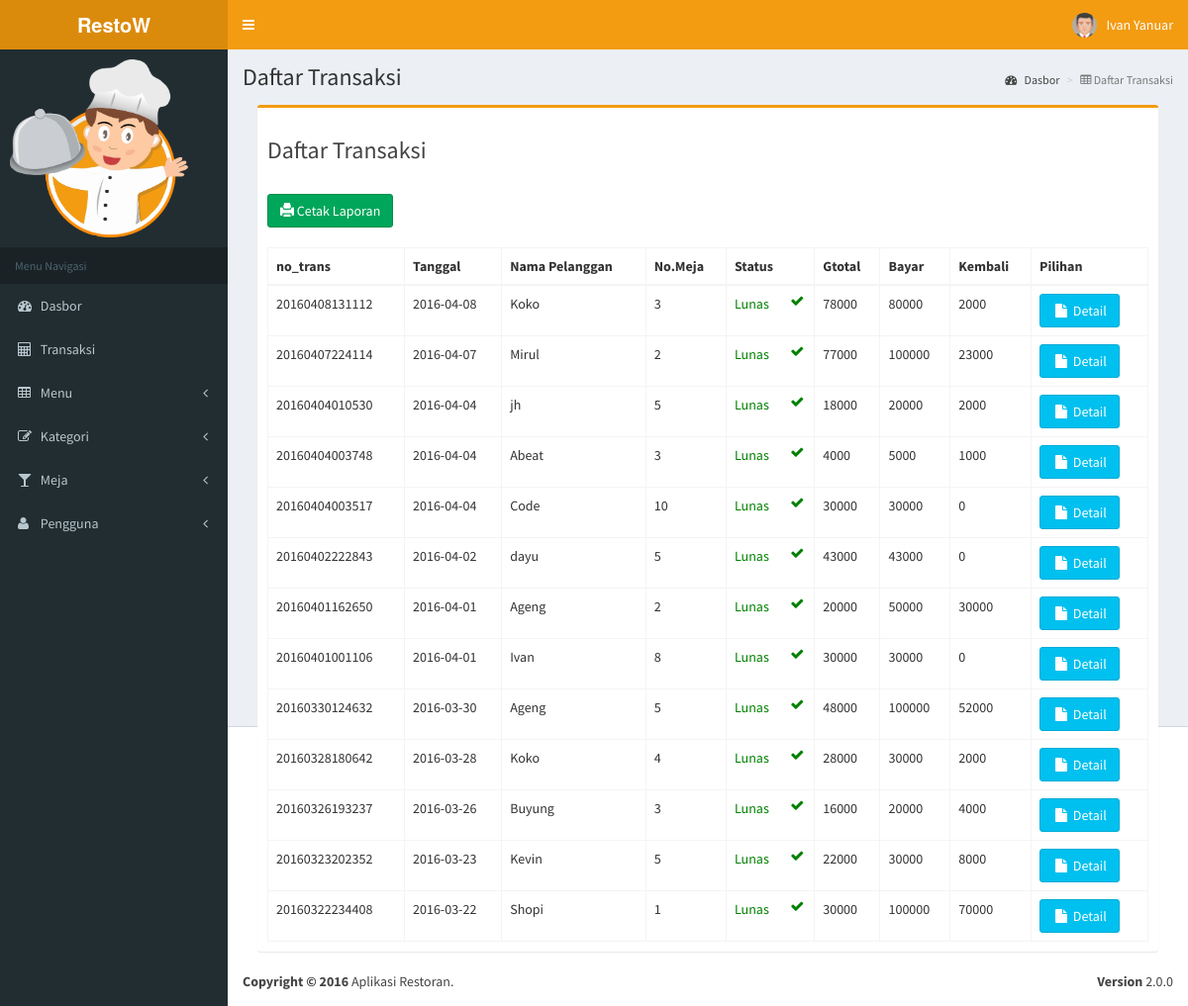
/admin/transaction.php (signed in), run on the app's committed database.
### tables this page shows
CREATE TABLE IF NOT EXISTS `transactions` (
  `no_trans` varchar(20) NOT NULL,
  `date` date NOT NULL,
  `name` varchar(25) NOT NULL,
  `no_table` int(5) NOT NULL,
  `s1` int(1) NOT NULL,
  `s2` int(1) NOT NULL,
  `gtotal` int(10) NOT NULL,
  `pay` int(10) NOT NULL,
  `refund` int(10) NOT NULL
);

### class/dbconfig.php (called while the page is built, shortened)
<?php
  class Database
  {
        ?>
        <?php
    public function is_logged_in()
    {
      if(isset($_SESSION['username']))
      {
        return true;
      }
    }
  }
?>

### class/transaction.php (called while the page is built, shortened)
<?php
  require_once 'dbconfig.php';
  class Transaction extends Database
  {
    private $conn;
    public function __construct()
    {
      $db = $this->dbConnection();
      $this->conn = $db;
    }
    public function getTransDone()
    {
      $stmt = $this->conn->prepare("SELECT * FROM transactions WHERE `s2`=2 ORDER BY no_trans DESC");
      $stmt->execute();
      return $stmt;
    }
  }
?>

### admin/transaction.php (the view, shortened to what this page needs)
<?php
  require_once '../class/transaction.php';
  $trans = new Transaction();
  if(!$trans->is_logged_in())
  {
    header('location: login.php');
  }else{
    if($_SESSION['level'] == 2){
      echo "<script>
        location.href='order.php';
      </script>";
    }else{
      include_once('core/head.php');
      include_once('core/header.php');
      include_once('core/sidebar.php');
?>
      <div class="content-wrapper" style="min-height:901px;">
        <section class="content-header">
          <h1>
            Daftar Transaksi
          </h1>
          <ol class="breadcrumb">
            <li><a href="index.php"><i class="fa fa-dashboard"></i> Dasbor</a></li>
            <li class="active"><i class="fa fa-table"></i> Daftar Transaksi</li>
          </ol>
        </section>
        <section class="content">
          <div class="col-lg-12">
            <div class="box box-warning">
              <div class="box-header">
                <h3>Daftar Transaksi</h3>
              </div>
              <div class="box-body table-responsive">
                <?php if($_SESSION['level'] == 1){ ?>
                <button type="button" class="btn btn-success" data-toggle="modal" data-target="#print-laporan" name="print"><i class="glyphicon glyphicon-print"></i> Cetak Laporan</button>
                <br><br>
                <?php } ?>
                <table id="transaction" class="table table-bordered">
                  <thead>
                    <tr>
                      <th>no_trans</th>
                      <th>Tanggal</th>
                      <th>Nama Pelanggan</th>
                      <th>No.Meja</th>
                      <th>Status</th>
                      <th>Gtotal</th>
                      <th>Bayar</th>
                      <th>Kembali</th>
                      <th>Pilihan</th>
                    </tr>
                  </thead>
                  <tbody>
                    <?php
                      $stmt = $trans->getTransDone();
                      if($stmt->rowCount() > 0)
                      {
                        while($row = $stmt->fetch(PDO::FETCH_ASSOC))
                        {
                          $status = '';
                          if($row['s2'] == 1){
                            $status = "<font color='red'>Belum bayar</font>";
                          }elseif($row['s2'] == 2) {
                            $status = "<font color='green'>Lunas <i class='fa fa-fw fa-check pull-right'></i></font>";
                          }
                          ?>
                          <tr>
                            <td><?= $row['no_trans']; ?></td>
                            <td><?= $row['date']; ?></td>
                            <td><?= $row['name']; ?></td>
                            <td><?= $row['no_table']; ?></td>
                            <td><?= $status; ?></td>
                            <td><?= $row['gtotal']; ?></td>
                            <td><?= $row['pay']; ?></td>
                            <td><?= $row['refund']; ?></td>
                            <td>
                              <a role="button" class="btn btn-info" href="detail-trans.php?no_trans=<?= $row['no_trans']; ?>"><i class="fa fa-fw fa-file"></i> Detail</a>
                            </td>
                          </tr>
                        <?php
                      }
                    }else{
                      ?>
                      <tr>
                        <td colspan="6" align="center">Tidak ada data untuk ditampilkan.</td>
                      </tr>
                      <?php
                    }
                    ?>
                  </tbody>
                </table>
              </div>
            </div>
          </div>
        </section>
      </div>
<?php
      include_once('core/footer.php');
    }
  }
?>

### data on the page
transactions: no_trans "20160408131112", date "2016-04-08", name "Koko", no_table "3", s2 "Lunas", gtotal "78000", pay "80000", refund "2000"
transactions: no_trans "20160407224114", date "2016-04-07", name "Mirul", no_table "2", s2 "Lunas", gtotal "77000", pay "100000", refund "23000"
transactions: no_trans "20160404010530", date "2016-04-04", name "jh", no_table "5", s2 "Lunas", gtotal "18000", pay "20000", refund "2000"
transactions: no_trans "20160404003748", date "2016-04-04", name "Abeat", no_table "3", s2 "Lunas", gtotal "4000", pay "5000", refund "1000"
transactions: no_trans "20160404003517", date "2016-04-04", name "Code", no_table "10", s2 "Lunas", gtotal "30000", pay "30000", refund "0"
transactions: no_trans "20160402222843", date "2016-04-02", name "dayu", no_table "5", s2 "Lunas", gtotal "43000", pay "43000", refund "0"
transactions: no_trans "20160401162650", date "2016-04-01", name "Ageng", no_table "2", s2 "Lunas", gtotal "20000", pay "50000", refund "30000"
transactions: no_trans "20160401001106", date "2016-04-01", name "Ivan", no_table "8", s2 "Lunas", gtotal "30000", pay "30000", refund "0"
transactions: no_trans "20160330124632", date "2016-03-30", name "Ageng", no_table "5", s2 "Lunas", gtotal "48000", pay "100000", refund "52000"
transactions: no_trans "20160328180642", date "2016-03-28", name "Koko", no_table "4", s2 "Lunas", gtotal "28000", pay "30000", refund "2000"
transactions: no_trans "20160326193237", date "2016-03-26", name "Buyung", no_table "3", s2 "Lunas", gtotal "16000", pay "20000", refund "4000"
transactions: no_trans "20160323202352", date "2016-03-23", name "Kevin", no_table "5", s2 "Lunas", gtotal "22000", pay "30000", refund "8000"
transactions: no_trans "20160322234408", date "2016-03-22", name "Shopi", no_table "1", s2 "Lunas", gtotal "30000", pay "100000", refund "70000"

### other printed values
$user->nm_user() "Ivan Yanuar"
